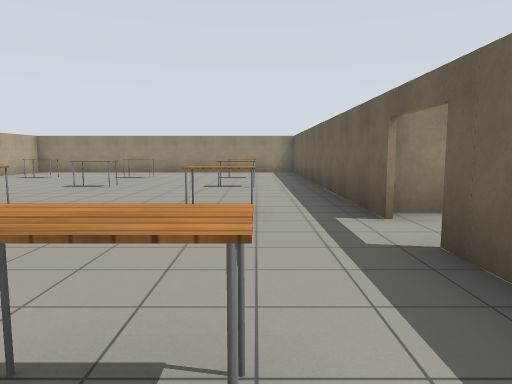
view 1 (above)

19 first-person views from a walk through a robot-simulator world made for Gazebo. The camera is 1.3 m above the floor, tilts 6° down and sees 70° across. The floor is counted in squares, 2 m on a side. Each view is taken from the middle of a square. On the plan, view 1 faces up. The plan holds only what a view shows up to about 10 squares ahead; the rest is blank. Robots are left out. Simple patterns stand in for the simulator's built-in surfaces.

view 2
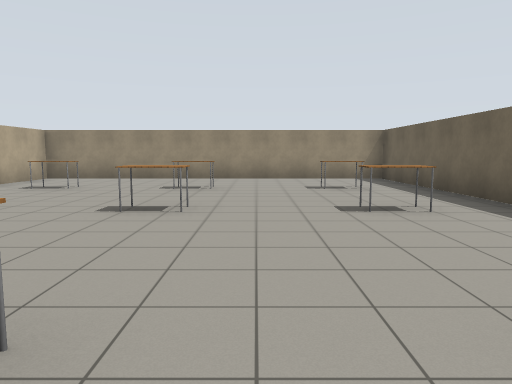

view 3
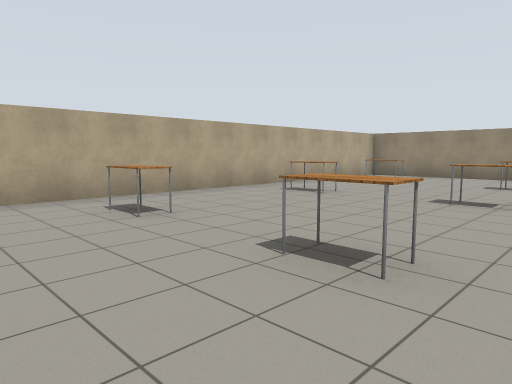

view 4
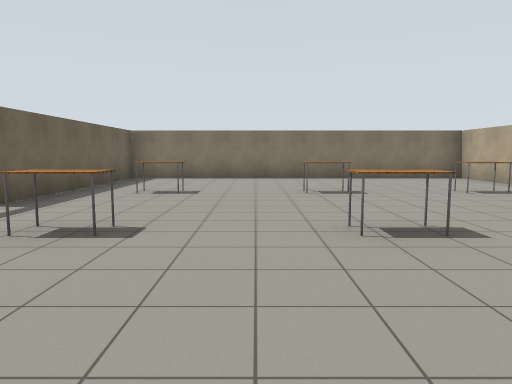

view 5
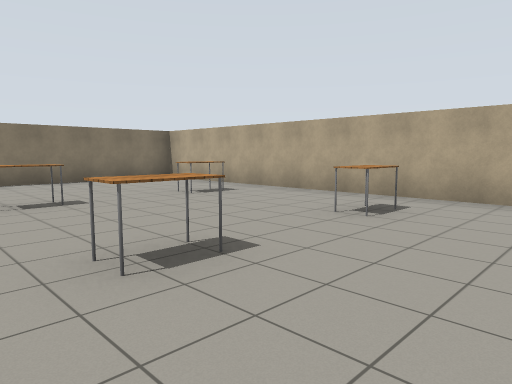

view 6
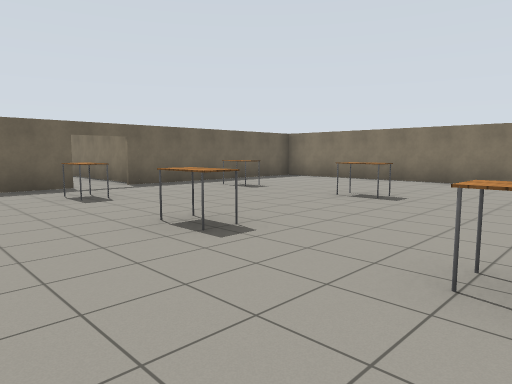

view 7
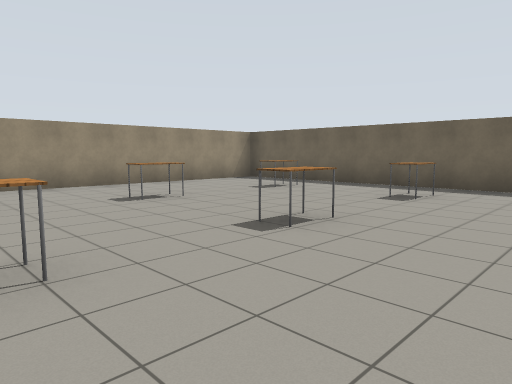

view 8
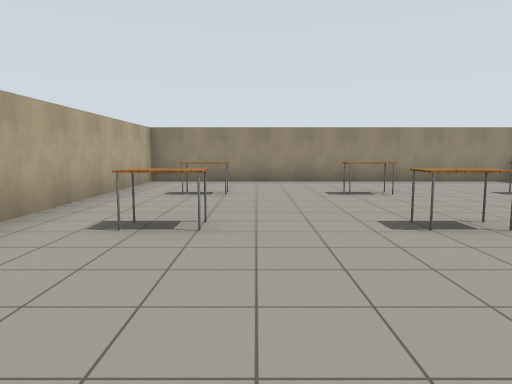

view 9
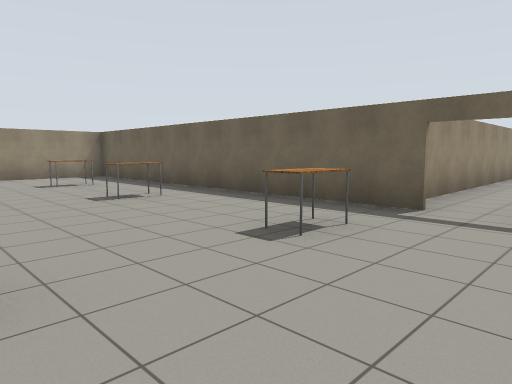

view 10
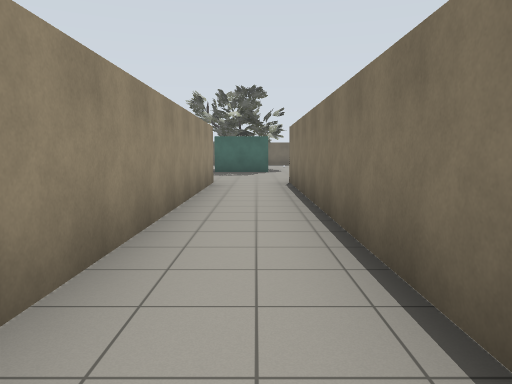

view 11
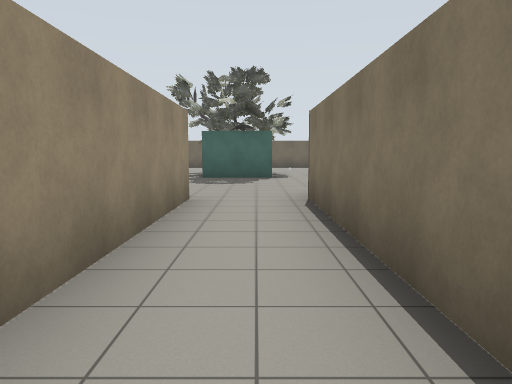

view 12
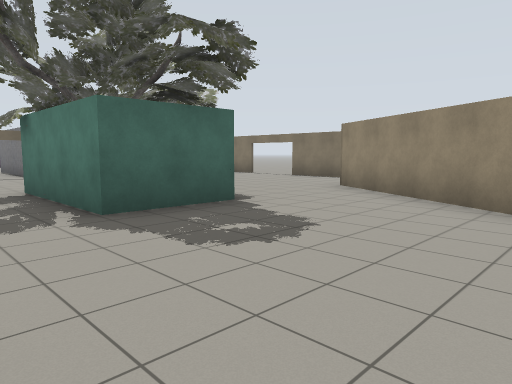

view 13
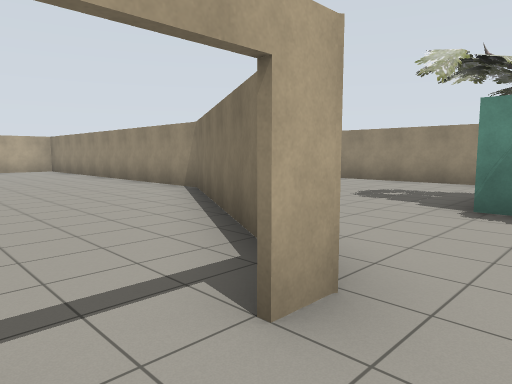

view 14
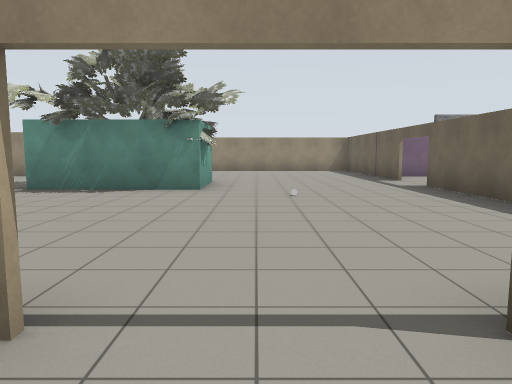

view 15
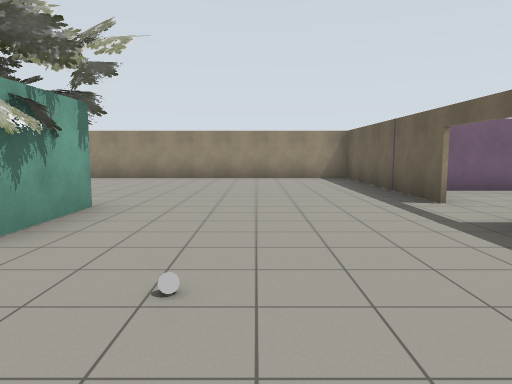

view 16
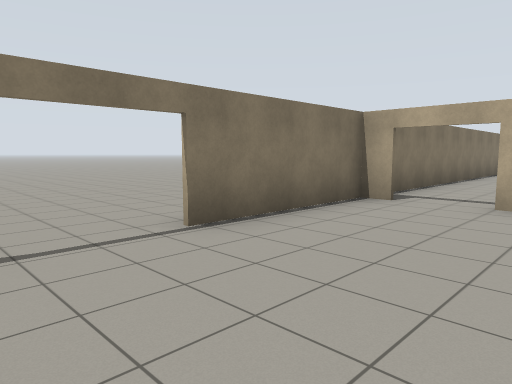

view 17
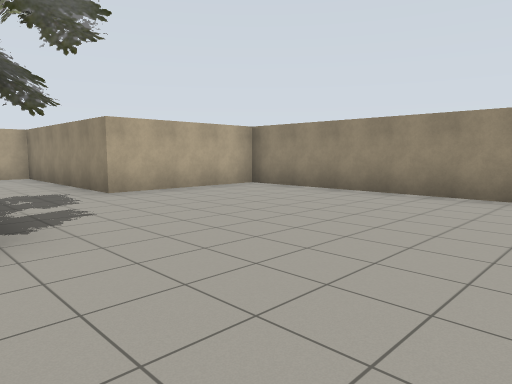

view 18
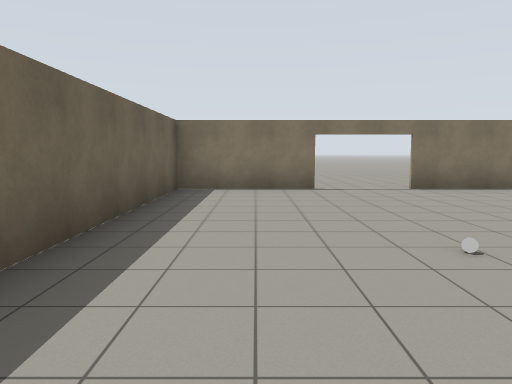

view 19
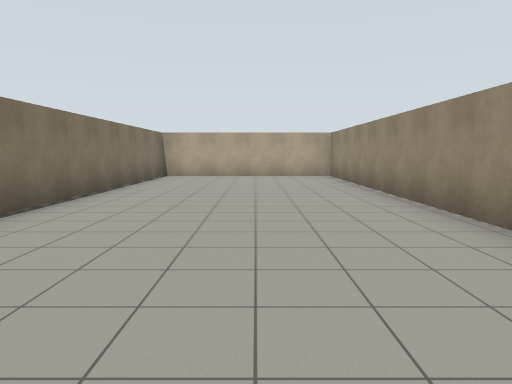

### Floor plan
Key: @ floor where view 1 was taken; # wall or solid block; . floor; D open door; T table; A oak tree; B grey ball; O other object.
Columns run from 8 left of view 1 to 25 right of it. Each row starts with its distance up from view 1.
 13 ##########
 12 #........#
 11 #........#
 10 #.T..T..O#             ########
  9 #........#             #......#
  8 #........#             #......#
  7 #.T..T..T#        ######......#
  6 # .......#        #...........####
  5  #.......#        #...........#..
  4  #T..T..T##########....##A#...D.
  3  #.......D.............##A#...#
  2  #.......############.......B.#
  1  #T..T..T#..........##........#
  0  #......@#...........###......#
 -1  #.......#.............D......#
 -2  #.......#.............D......#
 -3  ##########################DD##
 -4                          ....

Positions as (right, up) in squares from view 1, and headings:
1: (0, 0), facing up
2: (-2, 3), facing up
3: (-2, 2), facing up-left
4: (-2, 7), facing down
5: (-2, 6), facing down-left
6: (-6, 6), facing down-right
7: (-6, 5), facing up-right
8: (-5, 4), facing up
9: (-3, 2), facing up-right
10: (2, 3), facing right
11: (5, 3), facing right
12: (11, 6), facing down-right
13: (16, -2), facing up-left
14: (19, -4), facing up
15: (20, 0), facing up
16: (20, 0), facing down-left
17: (21, 4), facing up-left
18: (21, 4), facing down
19: (12, 0), facing left
